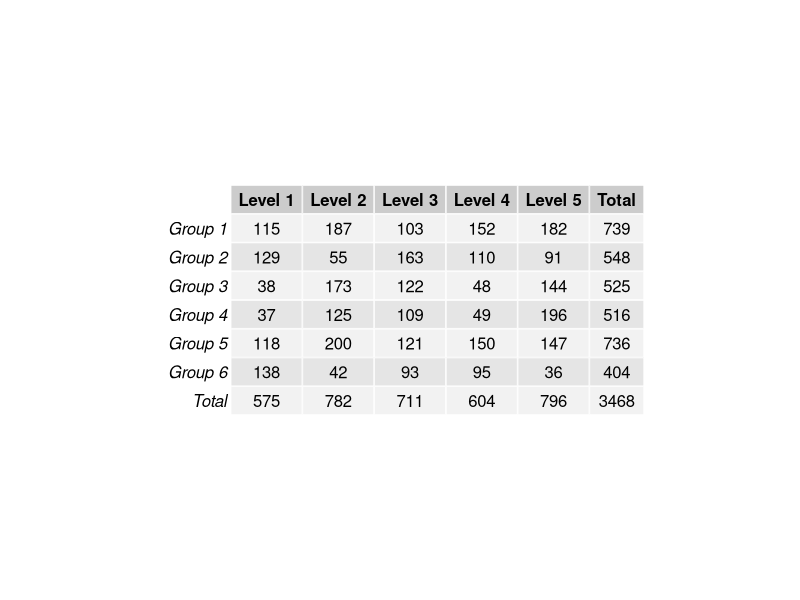
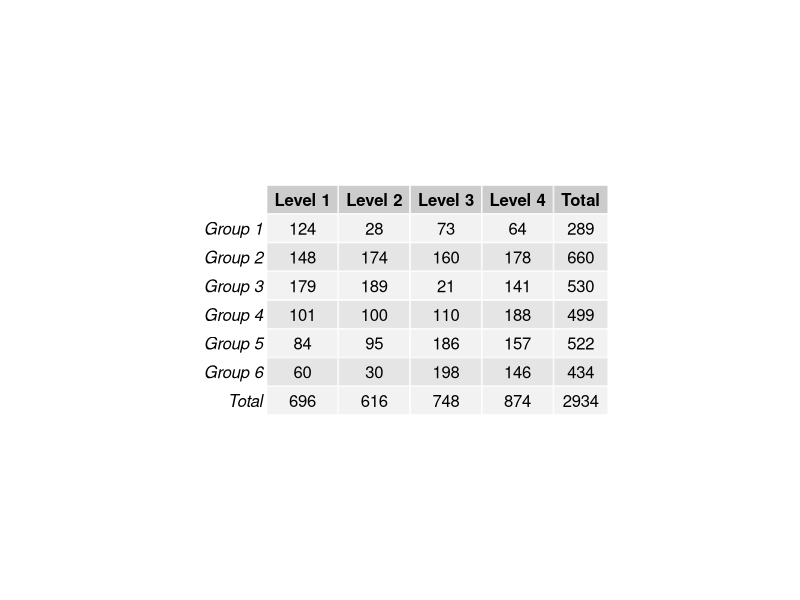
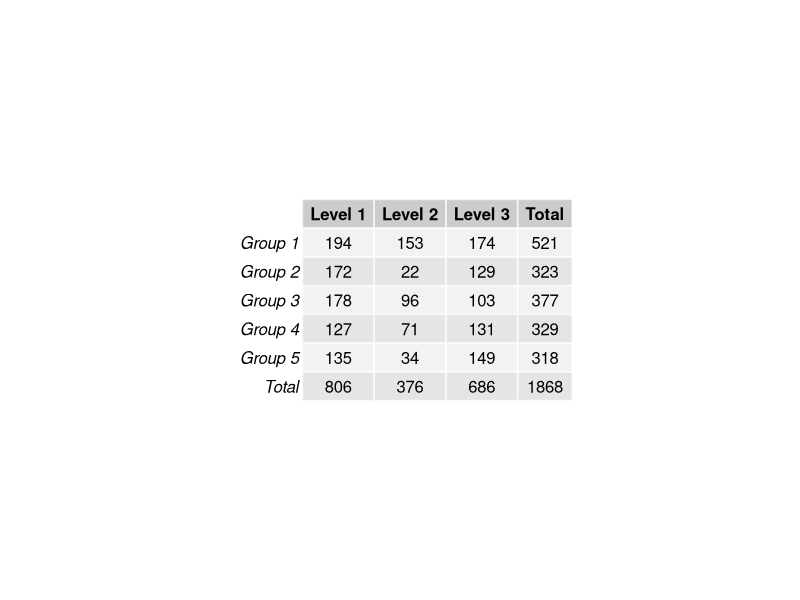
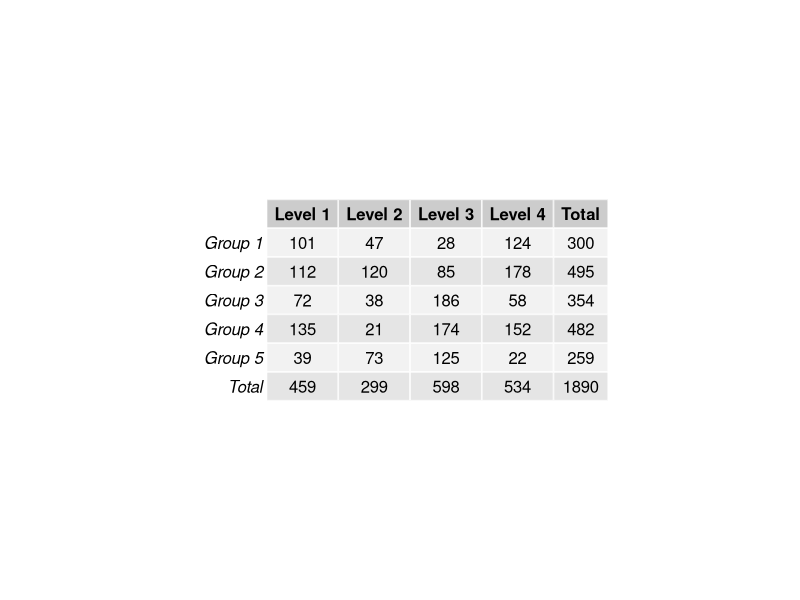
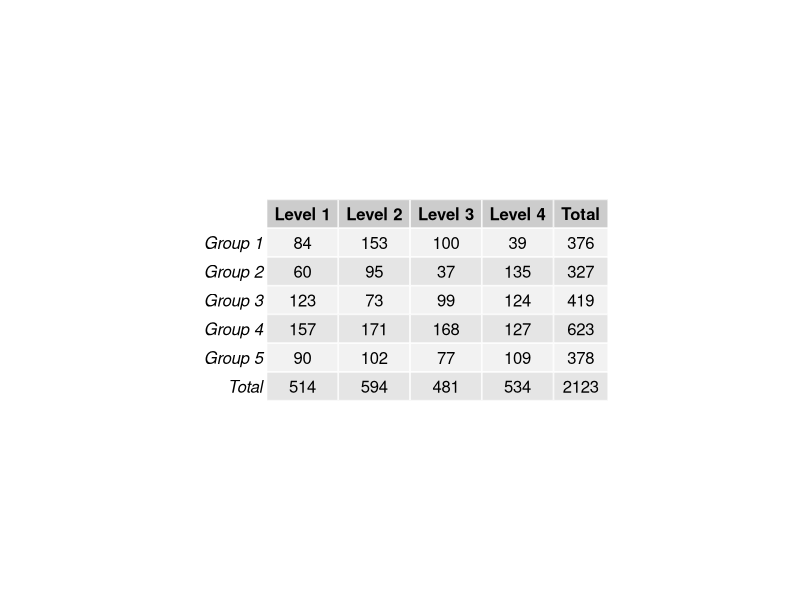
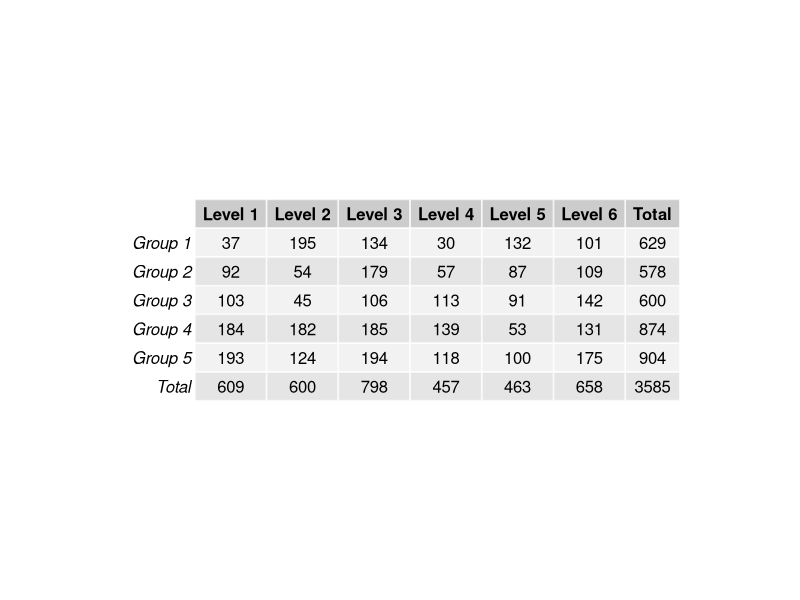
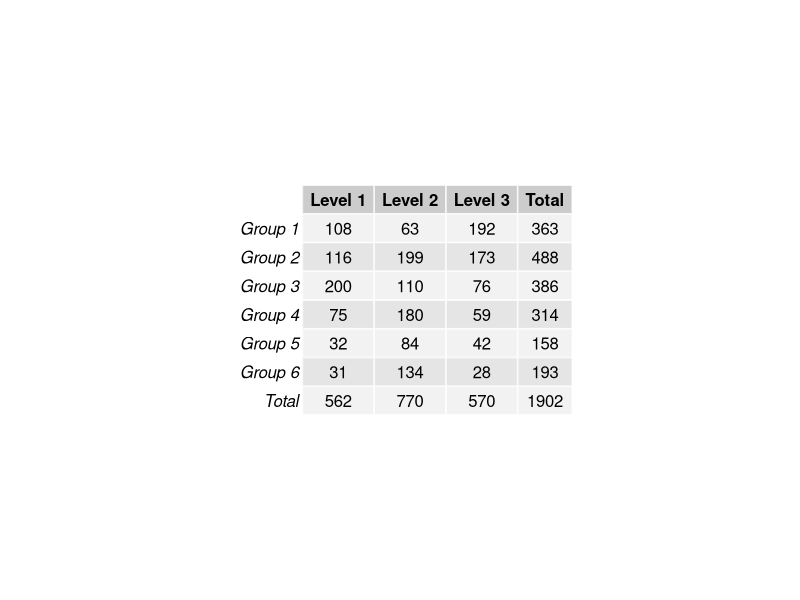
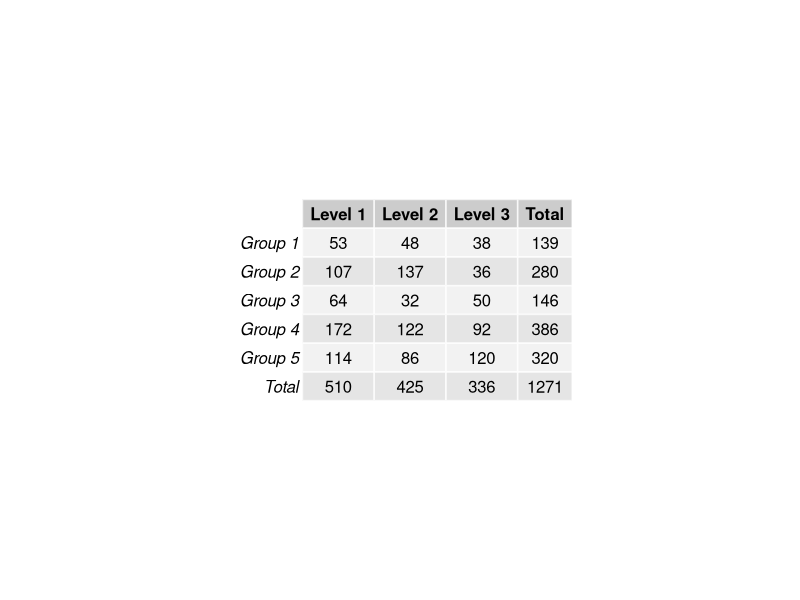

The R script that drew these images, in order: (Note: this script raises an error after producing the figures.)
##### ChisqMC2 #####
library(gridExtra) # the pacakge needed for this particular question to create multiple grid-level plots in a page
ChisqMC2= function(
title = "ChisqMC2", # Question-bank title that will be easily viewable in e-learning
n = 200, # Number of questions to generate
type = "MC", # The question type, one of many possible types on e-learning
answers = 5, # Number of answers per MC question
points.per.q = 4, # Number of points the question is worth (on the test)
difficulty = 1, # An easily viewable difficulty level on e-learning
quest.txt1 = "The above table contains frequency data across two categorical variables. What are the degrees of freedom for the chi square test of association between the two variables?", # The above question text is the static text for the full question
digits = 2, # This is the number of decimal places to round off the data
loc.path = "/Users/josephyang/Desktop/School Stuff/STAT 1600/Course Development/Question Generators/Stat1600-QGen/ChisqMC2 images/", # This is the local path used to store any randomly generated image files
e.path = "Images/", # This is the path on e-learning used to store any above-implemented image files
hint = "You need the formula for degrees of freedom from your chapter on chi squares.", # This is a student hint, visible to them during the exam on e-learning
feedback = "df = (#rows - 1)*(#cols - 1)" # This is student feedback, visible after the exam
)
{
param <- c("NewQuestion","ID","Title","QuestionText","Points","Difficulty", "Image",
           rep("Option", answers),"Hint","Feedback") # These are setting row names for the CSV file
questions <- data.frame() # This opens a data frame to store the randomly generated questions below
for(i in 1:n)
{
  ID <- paste(title, i, sep = "-") # The ID of the specific question within the bank, title + question number in the loop
  points <- sample(c(rep(0,answers-1),100),replace=F) # The proportion of points assigned to each possible answer, 1 if correct or 0 if incorrect
  corr.ind <- 7 + which.max(points) # This is the row index of the correct answer
  decis1 <- sample(3:7, size = 1) # creating the highest limit of number of groups
  decis2 <- sample(3:7, size = 1) # creating the highest limit of number of levels
  rn <- c()
  cn <- c()
  for(d in 1:decis1){rn[d] <- paste("Group", d)} # reporting the group number in the table in each row
  for(e in 1:decis2){cn[e] <- paste("Level", e)} # reporting the level number in the table in each column
  data <- matrix(sample(20:200, size = decis1*decis2), nrow = decis1, ncol = decis2,
                 dimnames = list(rn, cn)) # randomly creating the cell values in a matrix
  data <- addmargins(data, FUN = list(Total = sum), quiet = TRUE) # creating boundaries around and within the matrix to represent it as a table
  corr.ans <- (decis1 - 1)*(decis2 - 1) # This is the correct answer to the question
  df <- 2:7 # generating ranodom numbers for creating false boundary limit of the table
  ans.txt <- sample(unique(apply(expand.grid(df, df), 1, prod))[unique(apply(expand.grid(df, df), 1, prod)) != corr.ans],
                    size = answers) # These are randomly generated incorrect answers.
  content <- c(type, ID, ID, quest.txt1,
               points.per.q, difficulty, paste(e.path, paste(title, i, sep = "-"), ".jpeg", sep = ""),
               points, hint, feedback) # This is collecting a lot of the above information into a single vector
  options <- c(rep("",7), ans.txt, rep("",2)) # This is collecting the incorrect answers above, and indexing them correctly by row
  options[corr.ind] <- corr.ans # This is imputing the correct answer at the appropriate row index
  questions[(1+(9+answers)*i):((9+answers)*(i+1)),1] <- param # This is indexing and storing all the row names
  questions[(1+(9+answers)*i):((9+answers)*(i+1)),2] <- content # Indexing and storing all the content
  questions[(1+(9+answers)*i):((9+answers)*(i+1)),3] <- options # Indexing and storing the answers, both incorrect and correct
  jpeg(filename=paste(loc.path, paste(title, i, sep = "-"), ".jpeg", sep = ""),
       height = 25*nrow(data), width = 65*ncol(data)) # creating the image files in the designated place
  p <- tableGrob(data) # Creating the summary statistics for the graphical item
  grid.arrange(p) # arranging all the summary statistics for the graphical items in one location
  dev.off()
}
questions <- questions[((10+answers)):((9+answers)*(n+1)),] # Storing only what's needed for e-learning upload as a CSV file
write.table(questions, sep=",", file=paste(title, ".csv", sep = ""),
            row.names=F, col.names=F) # Writing the CSV file
}

ChisqMC2() # creating the csv file
